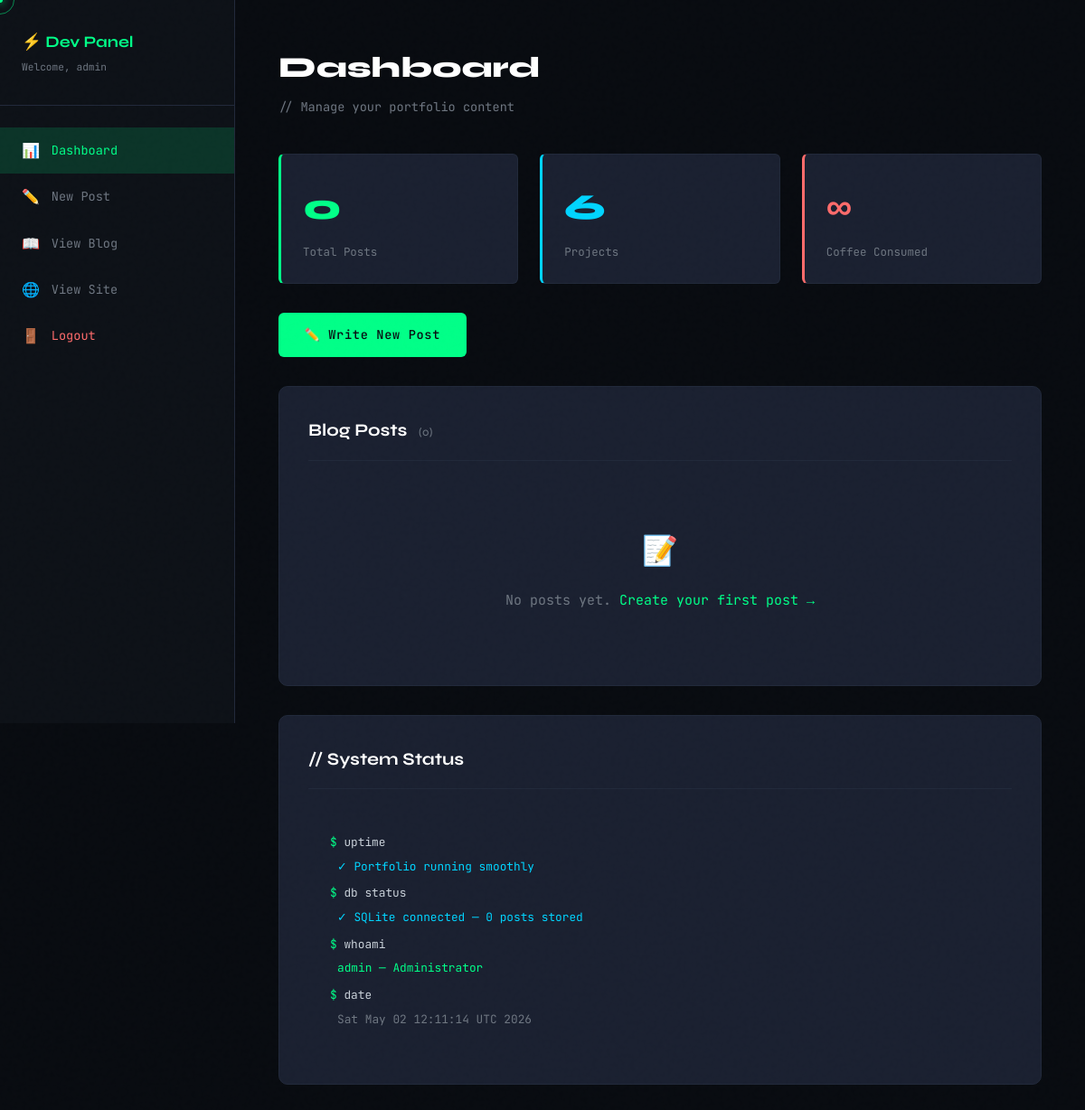
The page /admin/dashboard.php (signed in) on the database as committed earlier.
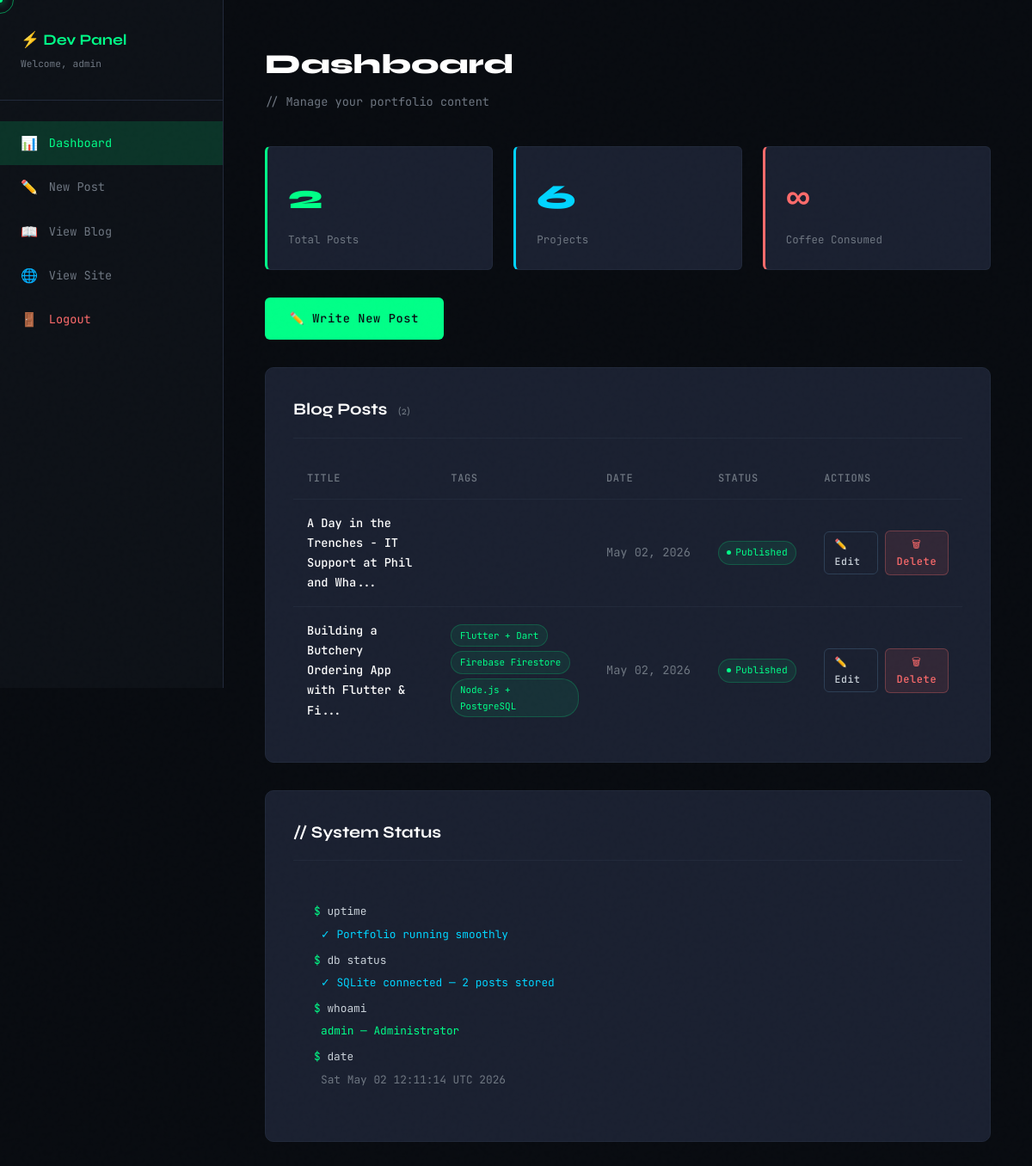
The same page on the database as committed later.
### tables this page shows
CREATE TABLE posts (
            id INTEGER PRIMARY KEY AUTOINCREMENT,
            title TEXT NOT NULL,
            slug TEXT NOT NULL UNIQUE,
            excerpt TEXT,
            content TEXT NOT NULL,
            tags TEXT,
            created_at DATETIME DEFAULT CURRENT_TIMESTAMP,
            updated_at DATETIME DEFAULT CURRENT_TIMESTAMP
        );

### admin/dashboard.php (the view, shortened to what this page needs)
<?php
$db = getDB();
$posts = $db->query("SELECT * FROM posts ORDER BY created_at DESC")->fetchAll();
$postCount = count($posts);
?>
<!DOCTYPE html>
<html lang="en">
<head>
    <link rel="stylesheet" href="/assets/css/style.css">
</head>
<body>
<div class="admin-layout">
    <aside class="admin-sidebar">
        <div class="admin-logo">
            ⚡ Dev Panel
            <small>Welcome, <?= htmlspecialchars($_SESSION['admin_user']) ?></small>
        </div>
        <nav class="admin-nav">
            <a href="/admin/dashboard.php" class="admin-nav-link active">
                <span class="icon">📊</span> Dashboard
            </a>
            <a href="/admin/new-post.php" class="admin-nav-link">
                <span class="icon">✏️</span> New Post
            </a>
            <a href="/blog.php" class="admin-nav-link" target="_blank">
                <span class="icon">📖</span> View Blog
            </a>
            <a href="/" class="admin-nav-link" target="_blank">
                <span class="icon">🌐</span> View Site
            </a>
            <a href="/admin/logout.php" class="admin-nav-link" style="margin-top:auto;color:var(--accent3)">
                <span class="icon">🚪</span> Logout
            </a>
        </nav>
    </aside>
    <div class="admin-main">
        <div class="admin-header">
            <h1 class="admin-title">Dashboard</h1>
            <p class="admin-subtitle">// Manage your portfolio content</p>
        </div>
        <div class="admin-stats">
            <div class="admin-stat">
                <div class="admin-stat-num"><?= $postCount ?></div>
                <div class="admin-stat-label">Total Posts</div>
            </div>
            <div class="admin-stat" style="border-left-color:var(--accent2)">
                <div class="admin-stat-num" style="color:var(--accent2)">6</div>
                <div class="admin-stat-label">Projects</div>
            </div>
            <div class="admin-stat" style="border-left-color:var(--accent3)">
                <div class="admin-stat-num" style="color:var(--accent3)">∞</div>
                <div class="admin-stat-label">Coffee Consumed</div>
            </div>
        </div>
        <div style="margin-bottom:2rem">
            <a href="/admin/new-post.php" class="btn btn-primary">
                ✏️ Write New Post
            </a>
        </div>
        <div class="admin-card">
            <div class="admin-card-title">
                Blog Posts
                <span style="font-size:0.8rem;font-weight:400;color:var(--text-dim);margin-left:0.5rem">(<?= $postCount ?>)</span>
            </div>
            <?php if (empty($posts)): ?>
            <div style="text-align:center;padding:3rem;color:var(--text-dim)">
                <div style="font-size:2rem;margin-bottom:1rem">📝</div>
                <p>No posts yet. <a href="/admin/new-post.php" style="color:var(--accent)">Create your first post →</a></p>
            </div>
            <?php else: ?>
            <table class="posts-table">
                <thead>
                    <tr>
                        <th>Title</th>
                        <th>Tags</th>
                        <th>Date</th>
                        <th>Status</th>
                        <th>Actions</th>
                    </tr>
                </thead>
                <tbody>
                    <?php foreach ($posts as $post):
                        $tags = array_filter(array_map('trim', explode(',', $post['tags'] ?? '')));
                        $date = date('M d, Y', strtotime($post['created_at']));
                    ?>
                    <tr>
                        <td>
                            <a href="/post.php?slug=<?= urlencode($post['slug']) ?>" target="_blank"
                               style="color:#fff;font-weight:500;transition:color 0.2s"
                               onmouseover="this.style.color='var(--accent)'" onmouseout="this.style.color='#fff'">
                                <?= htmlspecialchars(mb_substr($post['title'], 0, 50)) ?><?= strlen($post['title']) > 50 ? '...' : '' ?>
                            </a>
                        </td>
                        <td>
                            <div style="display:flex;flex-wrap:wrap;gap:0.3rem">
                                <?php foreach (array_slice($tags, 0, 3) as $tag): ?>
                                <span class="post-tag"><?= htmlspecialchars($tag) ?></span>
                                <?php endforeach; ?>
                            </div>
                        </td>
                        <td style="color:var(--text-dim);white-space:nowrap"><?= $date ?></td>
                        <td><span class="post-status">Published</span></td>
                        <td>
                            <div style="display:flex;gap:0.5rem;align-items:center">
                                <a href="/admin/edit-post.php?id=<?= $post['id'] ?>"
                                   class="btn btn-outline"
                                   style="padding:0.3rem 0.7rem;font-size:0.72rem">
                                   ✏️ Edit
                                </a>
                                <form method="POST" action="/admin/delete-post.php" style="margin:0">
                                    <button type="submit" class="btn btn-danger delete-post-btn">
                                        🗑 Delete
                                    </button>
                                </form>
                            </div>
                        </td>
                    </tr>
                    <?php endforeach; ?>
                </tbody>
            </table>
            <?php endif; ?>
        </div>
        <div class="admin-card">
            <div class="admin-card-title">// System Status</div>
            <div class="terminal-body" style="font-size:0.8rem">
                <div class="t-line"><span class="t-prompt">$</span> <span class="t-cmd">uptime</span></div>
                <div class="t-line t-out success">✓ Portfolio running smoothly</div>
                <div class="t-line" style="margin-top:0.5rem"><span class="t-prompt">$</span> <span class="t-cmd">db status</span></div>
                <div class="t-line t-out success">✓ SQLite connected — <?= $postCount ?> posts stored</div>
                <div class="t-line" style="margin-top:0.5rem"><span class="t-prompt">$</span> <span class="t-cmd">whoami</span></div>
                <div class="t-line t-out highlight"><?= htmlspecialchars($_SESSION['admin_user']) ?> — Administrator</div>
                <div class="t-line" style="margin-top:0.5rem"><span class="t-prompt">$</span> <span class="t-cmd">date</span></div>
                <div class="t-line t-out"><?= date('D M d H:i:s T Y') ?></div>
            </div>
        </div>
    </div>
</div>
</body>
</html>

Rows that differ between the two databases and show on the page:
added posts: title "A Day in the Trenches - IT Support at Phil and Wha", created_at "May 02, 2026"
added posts: title "Building a Butchery Ordering App with Flutter & Fi", tags "Flutter + Dart", tags "Firebase Firestore", tags "Node.js + PostgreSQL", created_at "May 02, 2026"
Other text that changed with them:
$postCount: "0" → "2"
text no longer shown: "📝 No posts yet. Create your first post →"
text now shown: "TITLE TAGS DATE STATUS ACTIONS"
